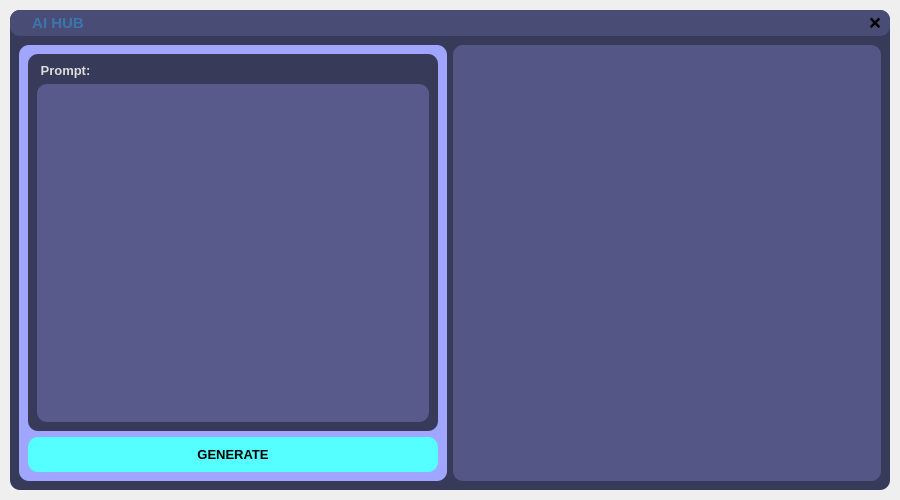
<?xml version="1.0" encoding="UTF-8"?>
<ui version="4.0">
 <class>MainWindow</class>
 <widget class="QMainWindow" name="MainWindow">
  <property name="geometry">
   <rect>
    <x>0</x>
    <y>0</y>
    <width>900</width>
    <height>500</height>
   </rect>
  </property>
  <property name="minimumSize">
   <size>
    <width>900</width>
    <height>500</height>
   </size>
  </property>
  <property name="maximumSize">
   <size>
    <width>900</width>
    <height>500</height>
   </size>
  </property>
  <property name="windowTitle">
   <string>MainWindow</string>
  </property>
  <widget class="QWidget" name="centralwidget">
   <property name="minimumSize">
    <size>
     <width>900</width>
     <height>500</height>
    </size>
   </property>
   <property name="maximumSize">
    <size>
     <width>900</width>
     <height>500</height>
    </size>
   </property>
   <layout class="QGridLayout" name="gridLayout">
    <property name="leftMargin">
     <number>10</number>
    </property>
    <property name="topMargin">
     <number>10</number>
    </property>
    <property name="rightMargin">
     <number>10</number>
    </property>
    <property name="bottomMargin">
     <number>10</number>
    </property>
    <item row="0" column="0">
     <widget class="QFrame" name="frame">
      <property name="styleSheet">
       <string notr="true">QFrame{
	background-color: rgb(56, 58, 89);
	color: rgb(220, 220, 220);
	border-radius: 10px;
}</string>
      </property>
      <property name="frameShape">
       <enum>QFrame::StyledPanel</enum>
      </property>
      <property name="frameShadow">
       <enum>QFrame::Raised</enum>
      </property>
      <layout class="QGridLayout" name="gridLayout_2">
       <property name="leftMargin">
        <number>0</number>
       </property>
       <property name="topMargin">
        <number>0</number>
       </property>
       <property name="rightMargin">
        <number>0</number>
       </property>
       <property name="bottomMargin">
        <number>0</number>
       </property>
       <property name="spacing">
        <number>0</number>
       </property>
       <item row="0" column="0">
        <widget class="QFrame" name="headers">
         <property name="maximumSize">
          <size>
           <width>16777215</width>
           <height>40</height>
          </size>
         </property>
         <property name="styleSheet">
          <string notr="true">background-color: rgb(73, 76, 116);</string>
         </property>
         <property name="frameShape">
          <enum>QFrame::StyledPanel</enum>
         </property>
         <property name="frameShadow">
          <enum>QFrame::Raised</enum>
         </property>
         <layout class="QGridLayout" name="gridLayout_4">
          <property name="leftMargin">
           <number>9</number>
          </property>
          <property name="topMargin">
           <number>3</number>
          </property>
          <property name="rightMargin">
           <number>9</number>
          </property>
          <property name="bottomMargin">
           <number>3</number>
          </property>
          <item row="0" column="3">
           <widget class="QPushButton" name="close_btn">
            <property name="font">
             <font>
              <pointsize>11</pointsize>
              <bold>true</bold>
             </font>
            </property>
            <property name="cursor">
             <cursorShape>PointingHandCursor</cursorShape>
            </property>
            <property name="styleSheet">
             <string notr="true">border-radius: 10px</string>
            </property>
            <property name="text">
             <string>❌</string>
            </property>
           </widget>
          </item>
          <item row="0" column="0">
           <widget class="QLabel" name="label">
            <property name="maximumSize">
             <size>
              <width>30</width>
              <height>30</height>
             </size>
            </property>
            <property name="text">
             <string/>
            </property>
            <property name="pixmap">
             <pixmap resource="res/res.qrc">:/1/image/[removal.ai]_a84c2b95-b237-4c04-add0-3ab8754597be-aihub_PDDORY.png</pixmap>
            </property>
            <property name="scaledContents">
             <bool>true</bool>
            </property>
           </widget>
          </item>
          <item row="0" column="2">
           <spacer name="horizontalSpacer">
            <property name="orientation">
             <enum>Qt::Horizontal</enum>
            </property>
            <property name="sizeHint" stdset="0">
             <size>
              <width>738</width>
              <height>20</height>
             </size>
            </property>
           </spacer>
          </item>
          <item row="0" column="1">
           <widget class="QLabel" name="label_title">
            <property name="font">
             <font>
              <pointsize>11</pointsize>
              <bold>true</bold>
             </font>
            </property>
            <property name="styleSheet">
             <string notr="true">color: rgb(59, 117, 176)</string>
            </property>
            <property name="text">
             <string>AI HUB</string>
            </property>
            <property name="alignment">
             <set>Qt::AlignCenter</set>
            </property>
           </widget>
          </item>
         </layout>
        </widget>
       </item>
       <item row="1" column="0">
        <widget class="QWidget" name="widget" native="true">
         <property name="styleSheet">
          <string notr="true"/>
         </property>
         <layout class="QGridLayout" name="gridLayout_3">
          <item row="0" column="1">
           <widget class="QFrame" name="frame_4">
            <property name="styleSheet">
             <string notr="true">background-color: rgb(84, 87, 134);</string>
            </property>
            <property name="frameShape">
             <enum>QFrame::StyledPanel</enum>
            </property>
            <property name="frameShadow">
             <enum>QFrame::Raised</enum>
            </property>
            <layout class="QGridLayout" name="gridLayout_6">
             <item row="0" column="0">
              <widget class="QTextEdit" name="code">
               <property name="sizePolicy">
                <sizepolicy hsizetype="Preferred" vsizetype="Preferred">
                 <horstretch>0</horstretch>
                 <verstretch>0</verstretch>
                </sizepolicy>
               </property>
               <property name="verticalScrollBarPolicy">
                <enum>Qt::ScrollBarAlwaysOff</enum>
               </property>
               <property name="horizontalScrollBarPolicy">
                <enum>Qt::ScrollBarAlwaysOff</enum>
               </property>
               <property name="sizeAdjustPolicy">
                <enum>QAbstractScrollArea::AdjustToContents</enum>
               </property>
               <property name="readOnly">
                <bool>true</bool>
               </property>
               <property name="html">
                <string>&lt;!DOCTYPE HTML PUBLIC &quot;-//W3C//DTD HTML 4.0//EN&quot; &quot;http://www.w3.org/TR/REC-html40/strict.dtd&quot;&gt;
&lt;html&gt;&lt;head&gt;&lt;meta name=&quot;qrichtext&quot; content=&quot;1&quot; /&gt;&lt;meta charset=&quot;utf-8&quot; /&gt;&lt;style type=&quot;text/css&quot;&gt;
p, li { white-space: pre-wrap; }
hr { height: 1px; border-width: 0; }
li.unchecked::marker { content: &quot;\2610&quot;; }
li.checked::marker { content: &quot;\2612&quot;; }
&lt;/style&gt;&lt;/head&gt;&lt;body style=&quot; font-family:'Segoe UI'; font-size:9pt; font-weight:400; font-style:normal;&quot;&gt;
&lt;p style=&quot;-qt-paragraph-type:empty; margin-top:0px; margin-bottom:0px; margin-left:0px; margin-right:0px; -qt-block-indent:0; text-indent:0px;&quot;&gt;&lt;br /&gt;&lt;/p&gt;&lt;/body&gt;&lt;/html&gt;</string>
               </property>
              </widget>
             </item>
            </layout>
           </widget>
          </item>
          <item row="0" column="0">
           <widget class="QFrame" name="frame_2">
            <property name="styleSheet">
             <string notr="true">background-color: rgb(160, 166, 255);
border-radius: 10px;</string>
            </property>
            <property name="frameShape">
             <enum>QFrame::StyledPanel</enum>
            </property>
            <property name="frameShadow">
             <enum>QFrame::Raised</enum>
            </property>
            <layout class="QGridLayout" name="gridLayout_5">
             <item row="0" column="0">
              <widget class="QScrollArea" name="scrollArea">
               <property name="sizePolicy">
                <sizepolicy hsizetype="Preferred" vsizetype="Expanding">
                 <horstretch>0</horstretch>
                 <verstretch>0</verstretch>
                </sizepolicy>
               </property>
               <property name="widgetResizable">
                <bool>true</bool>
               </property>
               <widget class="QWidget" name="scrollAreaWidgetContents">
                <property name="geometry">
                 <rect>
                  <x>0</x>
                  <y>0</y>
                  <width>410</width>
                  <height>367</height>
                 </rect>
                </property>
                <layout class="QGridLayout" name="gridLayout_7">
                 <property name="leftMargin">
                  <number>0</number>
                 </property>
                 <property name="topMargin">
                  <number>0</number>
                 </property>
                 <property name="rightMargin">
                  <number>0</number>
                 </property>
                 <property name="bottomMargin">
                  <number>0</number>
                 </property>
                 <property name="horizontalSpacing">
                  <number>0</number>
                 </property>
                 <item row="0" column="0">
                  <widget class="QFrame" name="frame_9">
                   <property name="maximumSize">
                    <size>
                     <width>16777215</width>
                     <height>16777215</height>
                    </size>
                   </property>
                   <property name="styleSheet">
                    <string notr="true">background-color: rgb(56, 58, 89);</string>
                   </property>
                   <property name="frameShape">
                    <enum>QFrame::StyledPanel</enum>
                   </property>
                   <property name="frameShadow">
                    <enum>QFrame::Raised</enum>
                   </property>
                   <layout class="QGridLayout" name="gridLayout_11">
                    <item row="1" column="0" colspan="3">
                     <widget class="QFrame" name="frame_10">
                      <property name="minimumSize">
                       <size>
                        <width>0</width>
                        <height>30</height>
                       </size>
                      </property>
                      <property name="styleSheet">
                       <string notr="true">background-color: rgb(87, 90, 138);</string>
                      </property>
                      <property name="frameShape">
                       <enum>QFrame::StyledPanel</enum>
                      </property>
                      <property name="frameShadow">
                       <enum>QFrame::Raised</enum>
                      </property>
                      <layout class="QGridLayout" name="gridLayout_12">
                       <item row="0" column="0">
                        <widget class="QTextEdit" name="prompt">
                         <property name="verticalScrollBarPolicy">
                          <enum>Qt::ScrollBarAlwaysOff</enum>
                         </property>
                         <property name="horizontalScrollBarPolicy">
                          <enum>Qt::ScrollBarAlwaysOff</enum>
                         </property>
                        </widget>
                       </item>
                      </layout>
                     </widget>
                    </item>
                    <item row="0" column="0" colspan="2">
                     <widget class="QLabel" name="label_5">
                      <property name="font">
                       <font>
                        <pointsize>10</pointsize>
                        <bold>true</bold>
                       </font>
                      </property>
                      <property name="text">
                       <string> Prompt:</string>
                      </property>
                     </widget>
                    </item>
                   </layout>
                  </widget>
                 </item>
                </layout>
               </widget>
              </widget>
             </item>
             <item row="1" column="0">
              <widget class="QPushButton" name="generate">
               <property name="sizePolicy">
                <sizepolicy hsizetype="Minimum" vsizetype="Preferred">
                 <horstretch>0</horstretch>
                 <verstretch>0</verstretch>
                </sizepolicy>
               </property>
               <property name="minimumSize">
                <size>
                 <width>0</width>
                 <height>35</height>
                </size>
               </property>
               <property name="font">
                <font>
                 <pointsize>10</pointsize>
                 <bold>true</bold>
                </font>
               </property>
               <property name="cursor">
                <cursorShape>PointingHandCursor</cursorShape>
               </property>
               <property name="styleSheet">
                <string notr="true">background-color: rgb(85, 255, 255);</string>
               </property>
               <property name="text">
                <string>GENERATE</string>
               </property>
              </widget>
             </item>
            </layout>
           </widget>
          </item>
         </layout>
        </widget>
       </item>
      </layout>
     </widget>
    </item>
   </layout>
  </widget>
 </widget>
 <resources>
  <include location="res/res.qrc"/>
  <include location="res/res.qrc"/>
 </resources>
 <connections/>
</ui>
